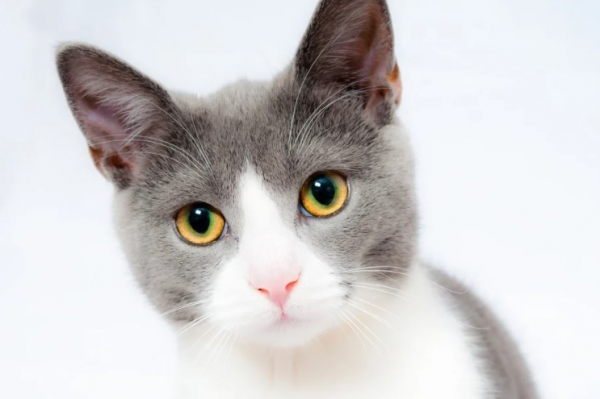
#> input picture 02.JupyterNotebook_Image Management/cat.jpg, 600 x 399 px
$ jupyter execute 13.practice.ipynb
#> lines starting #> are read from the running program, lines starting #| are printed output that depends on the picture; long printed decimals are rounded
# 평균 색을 특성으로 인코딩

• 이미지의 각 픽셀은 여러 컬러 채널(빨간, 초록, 파랑)의 조합으로 표현되며, 채널의 평균값을 계산하여
이미지의평균 컬러를 나타내는 세 개의 컬럼 특성을 만듭니다.

[cell 1]
# 평균색 특성 인코딩
import cv2
import numpy as np
import matplotlib.pyplot as plt

[cell 2]
image_path = "./cat.jpg"
image = cv2.imread(image_path)
#> image is the input picture: shape (399, 600, 3); mean B, G, R 205.8, 205.4, 207.6

[cell 3]
channels = cv2.mean(image)
#> channels = (205.8, 205.4, 207.6, 0)
print("Channels >> ", channels)
#| Channels >>  (205.848, 205.421, 207.635, 0.0)

[cell 4]
observation = np.array([(channels[2], channels[1], channels[0])])
#> observation = [[207.6, 205.4, 205.8]]
print(observation)
#| [[207.635 205.421 205.848]]

# 컬러 히스토그램을 특성으로 인코딩

이미지의 강도 분포에 대한 전반적인 아이디어를 제공하는 그래프 또는 플롯으로 히스토그램을 고려할 수
있습니다.

X축에 픽셀 값(0~255 범위, 항상 그런 것은 아님)이 있고 Y축에 이미지의 해당 픽셀 수가 있는 플롯입니다.
이미지를 이해하는 또 다른 방법일 뿐입니다.

이미지의 히스토그램을 보면 해당 이미지의 대비, 밝기, 강도 분포 등에 대한 직관을 얻을 수 있습니다. 오
늘날 거의 모든 이미지 처리 도구는 히스토그램 기능을 제공합니다.

이미지의 각 픽셀은 여러 컬러 채널(빨간, 초록, 파랑)의 조합으로 표현되며, 채널의 평균값을 계산하여
이미지의 평균 컬러를 나타내는 세 개의 컬럼 특성을 만듭니다

[cell 5]
image_bgr = cv2.imread(image_path)
image_rgb = cv2.cvtColor(image_bgr, cv2.COLOR_BGR2RGB)

[cell 6]
eatures = []  # 특성 값을 담을 리스트
colors = ("r", "g", "b")  # 각 컬러 채널에 대해 히스토그램을 계산

[cell 7]
for i, channel in enumerate(colors):
    # cv2.calcHist([이미지], [채널 인덱스] , [마스크 없으므로 None],
    # [히스토그램 크기], [범위 : 0 ~ 256])
    histogram = cv2.calcHist([image_rgb], [i], None, [256], [0, 256])
    plt.plot(histogram, color=channel)
    plt.xlim([0, 256])
plt.savefig("13.cat_Histogram.png")
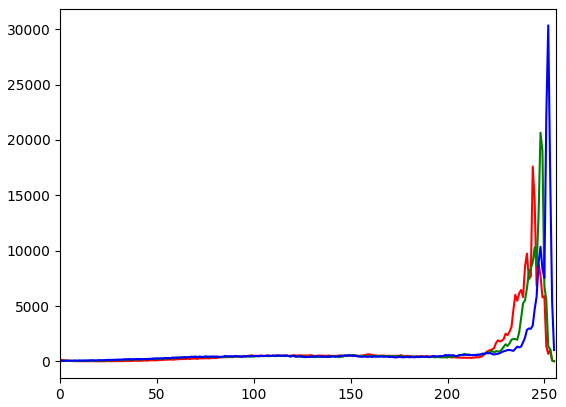
#> figure drawn by matplotlib, 1 panel; curve peaks at x = 244, y = 17601; curve peaks at x = 248, y = 20650; curve peaks at x = 252, y = 30346
plt.show()
